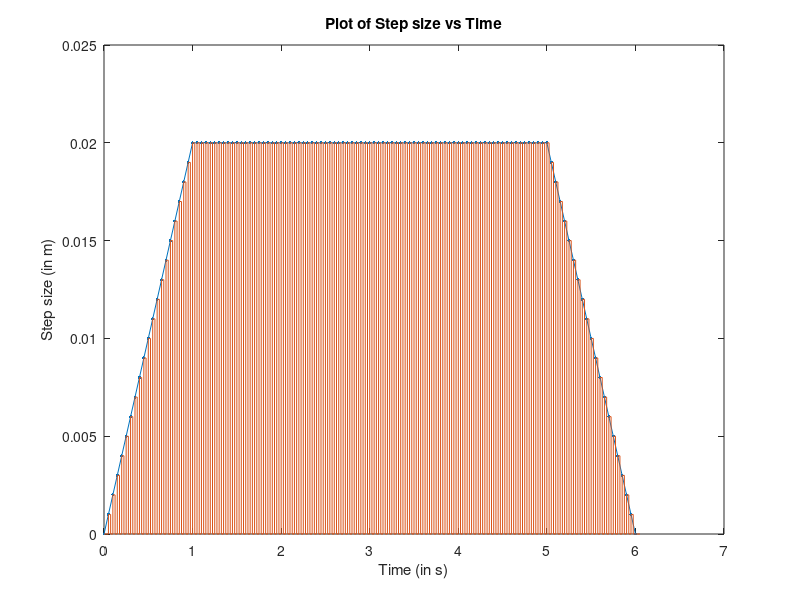

MATLAB code to generate this figure:
%######################################### MOTION PARAMS ###############################################%

% Declare goal and motion params
qg = 100*10^-3;         %(in m)
qs = 0;             %(in m)
tg = 6;                  %(in sec)
const_acceleration = 20*10^-3;  %(in m/s^2)

%%%% Sampling Params %%%%

%Sampling Time
delT = 0.05;                     % (in sec)

%Sampling Frequency
frequency = (1/delT);            % (in Hz)

% !!! Keep step_size <= delT
step_size = delT;

%%%% Compute via points %%%%
qm = 0.5*(qg + qs);                                                                     % Midposition
tm = tg / 2;                                                                            % Mid-time
tb = 0.5 * tg - (0.5*sqrt(((const_acceleration*tg^2)-4*(qg-qs))/(const_acceleration))); % Blend time
tp = tg - tb;                                                                           % Time upto last blend (tg-tb)
qb = qm - (const_acceleration * tb * (tm - tb));                                        % Blend position


%============= Square signal generator function %=============%

%Function to create single square wave signal (consisiting of five points)
function sig = signal(time,amplitude,step_size)
    sig = [
            time                 ,     0;
            time                 , amplitude;
            time + (step_size/2) , amplitude;
            time + (step_size/2) ,     0;
            time +  step_size    ,     0
        ];
end

%Function to generate square wave for a given curve
function [X,Y] = generateSignal(amplitudes,time_stamps,step_size)
    %Get total number of sample points in the reference signal
    n = length(amplitudes);

    % Initialize the points matrix with zeros
    % points = [
    %            [x1,y1],
    %            [x2,y2]
    %            ...
    %           ]

    points = zeros(5*n,2);

    %Iterate over entire reference signal to generate square signal
    for i = 1 : n
        wave = signal(time_stamps(i),amplitudes(i),step_size);
        points(5*(i-1)+1:5*i,:)= wave;
    end

    %Return x and y co-ordinates of the signal
    X = points(:,1);
    Y = points(:,2);
end



%############################################### Trajectory Computation ###############################################%

%================ Time =================%

tx = 0:delT:tb;             % 0 <= t <= tb          -> 1st segment position 0 to tb
ty = tb+delT:delT:tp;            % tb <= t <= (tg - tb)  -> 2nd segment position tb to tg-tb
tz = tp+delT:delT:tg;            % (tg - tb) <= t <= tg  -> 3rd segment position tg-tb to tg
t = [tx,ty,tz];             % Combine segment times

%=========== Displacements =============%

d1 = qs + 0.5*const_acceleration*(tx.^2);                                       % 0 <= t <= tb          -> 1st segment position 0 to tb
d2 = qs + (0.5*const_acceleration*(tb.^2)) + (const_acceleration*tb*(ty-tb));   % tb <= t <= (tg - tb)  -> 2nd segment position tb to tg-tb
d3 = qg - (0.5*const_acceleration*((tg-tz).^2));                                % (tg - tb) <= t <= tg  -> 3rd segment position tg-tb to tg
d = [d1,d2,d3];                                                                 % Combine segment displacements

% Position vs Time plot
%s1 = subplot(4,1,1);
plot(t,d);
ylabel('Position (m)');
xlabel('Time (s)');

%Debug
%fprintf('Program paused. Press enter to continue.\n');
%pause;


%============ Velocities =============%

v1 = const_acceleration*tx;                         % 0 <= t <= tb          -> 1st segment position 0 to tb
v2 = const_acceleration*tb*ones(size(ty));          % tb <= t <= (tg - tb)  -> 2nd segment position tb to tg-tb
v3 = const_acceleration*(tg-tz);                    % (tg - tb) <= t <= tg  -> 3rd segment position tg-tb to tg
v = [v1,v2,v3];                                     % Combine segment velocities


% Plot of Velocity vs Time
%s2 = subplot(4,1,2);
plot(t,v);
ylabel('Velocity (m/s)');
xlabel('Time (s)');
title("Plot of Velocity vs Time");

%Debug
%fprintf('Program paused. Press enter to continue.\n');
%pause;

%Fit polynomial function and get polynomial coefficients
p = polyfit(t,v,3);
%xlswrite('data.xlsx',p);


%========== Accelerations =============%

a1 = const_acceleration*ones(size(tx));              % 0 <= t <= tb         -> 1st segment acceleration 0 to tb
a2 = 0*ty;                                           % tb <= t <= (tg - tb) -> 2nd segment acceleration tb to tg-tb
a3 = -const_acceleration*ones(size(tz));             % (tg - tb) <= t <= tg -> 3rd segment acceleration tg-tb to tg
a = [a1,a2,a3];                                      % Combine the segment accelerations

% Plot of Acceleration vs Time
%s3 = subplot(4,1,3);
plot(t,a);
ylabel('Acceleration (m/s^2)');
xlabel('Time (s)');
title("Plot of Acceleration vs Time");

hold off;
% Generate square signal
[X,Y]= generateSignal(v,t,step_size);

% Plot of step-size vs time
%s3 = subplot(4,1,4);

% Plot reference curve
plot(t,v);
hold on; % Keep previous plot visible

% Denote reference points
scatter(t,v, 5, "filled");
hold on; % keep previous plot visible

% Plot square signal
plot(X,Y);

xlabel("Time (in s)");
ylabel("Step size (in m)");
title("Plot of Step size vs Time");
hold off;

P = [X,Y];
%xlswrite('steps.xlsx',X,Y);

%{
f1 = ((v1)/(step_size));  %1st segment frequency   0  to tb
y1 = 0.5*step_size+0.5*step_size*square(2*pi*0.5*f1.*tx);

f2 = ((v2)/(step_size));                  %2nd segment frequency   tb to tg-tb
y2 = 0.5*step_size+0.5*step_size*square(2*pi*f2.*ty);

y3 = fliplr(y1);
y = [y1,y2,y3];

yin = timeseries(y,t);
s4 = subplot(4,1,4); plot(yin);
ylabel('step_size (m)');
xlabel('Time (s)');

figure(2)
plot(yin)

hold on

z1=0.5*step_size+0.5*step_size*square(0.5*pi*0.5*f1.*tx);
f2=((v2)/(step_size));                  %2nd segment frequency   tb to tg-tb
z2=0.5*step_size+0.5*step_size*square(0.5*pi*f2.*ty);
z3= fliplr(z1);
z=[z1,z2,z3];
zin=timeseries(z,t); plot(zin)

hold off

%}
